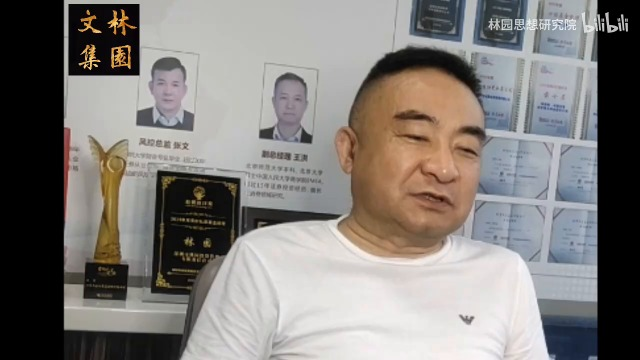
#> input picture tests/fixtures/scene_text_0916/100.jpg, 640 x 360 px; its folder holds only this picture in this run
$ python -i step1_split_screen.py   (imports and definitions only)
#> lines starting #> are read from the running program, lines starting #| are printed output that depends on the picture
"""分屏访谈侦测：在 input 阶段给出默认的 ``cover_crop``。

## 为什么要有这一步

Zoom / Riverside 录的远程访谈是左右分屏：一半是采访者，一半是我们要的主讲人。
封面选帧拿到的是整张分屏图，出来的封面上两个人各占一半，主讲人的脸小到看不清。
帕伯莱那条 ``NVD-m9seDe4`` 就是这么废掉 7 集封面的 —— 用户没传 ``--cover-crop``，
``cover-render`` 老老实实把整张分屏烧成了封面。

这一步只做一件事：**产出一个默认的 ``W:H:X:Y`` 字符串**，交给已有的
``--cover-crop`` 通路去消费。选帧、动态避让、安全区那几道闸门一行都不动。

## 判定不了就退 3，绝不默认取右半

「分屏但认不出哪半是主讲人」和「不是分屏」是两件完全不同的事：

* 不是分屏 → 返回 ``crop=None``，下游保持原有的整帧行为。
* 是分屏但认不出 → 调用方退 3。**不能**猜一个「反正被访者一般在右边」，
  猜错就是把采访者的脸配上主讲人的角标发出去，和硬出没有区别。

## 纯本地，不打外部 API

只用 opencv 随包分发的 haar 级联（``requirements.txt`` 里已经锁了
``opencv-python-headless<5``，封面选帧的人脸预筛用的是同一份）。不下模型文件、
不请求 SiliconFlow。
"""

from __future__ import annotations

import os
import subprocess

# ── 侦测参数（全部只在这里定义，不外露成 CLI / 环境变量）────────────────────
# 命名统一带 SPLIT_DETECT_ 前缀，和封面那边的阈值区分开：那些是出片闸门，
# 这些只决定「默认裁哪半」，两套互不影响。

SPLIT_DETECT_SAMPLE_FRAMES = 5           # 沿片长均匀抽几帧
SPLIT_DETECT_MIN_PAIRED_FRAMES = 4       # 其中至少几帧要是「左右各一张脸」
SPLIT_DETECT_MIN_FACES_PER_FRAME = 2     # 单帧算「双人」的最少人脸数
SPLIT_DETECT_MIN_CENTER_GAP_RATIO = 0.40  # 两张最大人脸的中心 x 距离 / 画宽
SPLIT_DETECT_MAX_CLUSTER_JITTER_RATIO = 0.05  # 人脸簇中心的帧间漂移 / 画宽
SPLIT_DETECT_CLUSTER_RADIUS_RATIO = 0.20  # 归簇半径 / 画宽，超出的脸不算入任一簇
SPLIT_DETECT_MIN_DOMINANCE_RATIO = 1.3   # 主讲人簇得分 / 另一簇，低于此算势均力敌
SPLIT_DETECT_HALF_MIN_RATIO = 0.40       # 主讲人簇中心落在 [0.40, 0.60] 画宽内
SPLIT_DETECT_HALF_MAX_RATIO = 0.60       # 说明分割线判错了，宁可退 3
SPLIT_DETECT_LETTERBOX_LUMA = 24         # 行灰度 98 分位低于此算黑边行
SPLIT_DETECT_LETTERBOX_PERCENTILE = 98   # 用分位而不是最大值：黑边上有零星噪点
SPLIT_DETECT_MAX_MARGIN_RATIO = 0.25     # 上下各裁掉的高度不超过画高的 1/4
SPLIT_DETECT_HAAR_SCALE_FACTOR = 1.1
SPLIT_DETECT_HAAR_MIN_NEIGHBORS = 5

_FFMPEG = os.environ.get("FFMPEG_BIN") or "ffmpeg"

_cascade = None
_cascade_loaded = False


class DetectorUnavailable(RuntimeError):
    """haar 级联加载不了 —— 侦测能力缺失，调用方必须退 3 而不是当成「非分屏」。"""


def _get_cascade():
    global _cascade, _cascade_loaded
    if _cascade_loaded:
        return _cascade
    _cascade_loaded = True
    try:
        import cv2
        path = cv2.data.haarcascades + "haarcascade_frontalface_default.xml"
        cascade = cv2.CascadeClassifier(path)
        if not cascade.empty():
            _cascade = cascade
    except (ImportError, AttributeError):
        pass
    return _cascade


# ── 单帧观测 ────────────────────────────────────────────────────────────────

def detect_faces(img_path: str) -> tuple[list, tuple] | None:
    """返回 ``([(x, y, w, h), ...], (W, H))``；图读不出来返回 ``None``。

    级联加载不了时抛 :class:`DetectorUnavailable` —— 这跟「这帧没脸」必须分开，
    前者是能力缺失，后者是观测结果。
    """
    cascade = _get_cascade()
    if cascade is None:
        raise DetectorUnavailable(
            "haar 级联不可用（缺 opencv-python-headless，或装了移除 "
            "CascadeClassifier 的 5.x）")
    import cv2
    img = cv2.imread(img_path)
    if img is None:
        return None
    h, w = img.shape[:2]
    if not h or not w:
        return None
    gray = cv2.equalizeHist(cv2.cvtColor(img, cv2.COLOR_BGR2GRAY))
    faces = cascade.detectMultiScale(
        gray, scaleFactor=SPLIT_DETECT_HAAR_SCALE_FACTOR,
        minNeighbors=SPLIT_DETECT_HAAR_MIN_NEIGHBORS)
    boxes = [(int(x), int(y), int(fw), int(fh)) for x, y, fw, fh in faces]
    return boxes, (int(w), int(h))


def letterbox_bars(img_path: str) -> tuple[int, int] | None:
    """量出上下黑边各多少行；图读不出来返回 ``None``。

    margin 取实测黑边高度，不写死数值：Zoom 的分屏画面上下留多少黑边取决于
    录制端的宫格布局，同一个平台不同场次都不一样。
    """
    try:
        import cv2
        import numpy as np
    except ImportError as e:
        raise DetectorUnavailable(f"黑边测量需要 opencv/numpy（{e}）") from e
    img = cv2.imread(img_path)
    if img is None:
        return None
    gray = cv2.cvtColor(img, cv2.COLOR_BGR2GRAY)
    if not gray.size:
        return None
    dark = np.percentile(gray, SPLIT_DETECT_LETTERBOX_PERCENTILE,
                         axis=1) <= SPLIT_DETECT_LETTERBOX_LUMA
    top = bottom = 0
    for is_dark in dark:
        if not is_dark:
            break
        top += 1
    for is_dark in dark[::-1]:
        if not is_dark:
            break
        bottom += 1
    # 全黑帧：上下会各自数满整帧，那不是黑边，是坏帧
    if top >= len(dark):
        return 0, 0
    return top, bottom


def observe(img_path: str) -> dict | None:
    """一帧的全部观测量，喂给 :func:`split_screen_verdict`。"""
    found = detect_faces(img_path)
#> in detect_faces, img is the input picture: shape (360, 640, 3); mean B, G, R 122.2, 125.5, 129.5
#> in detect_faces, `gray = cv2.equalizeHist(cv2.cvtColor(img, cv2.COLOR_BGR2GRAY))`:
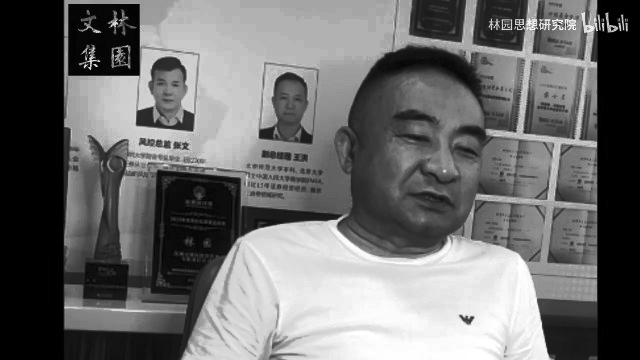
#> gray: shape (360, 640); min 0, max 255, mean 108.6
#> in detect_faces, `faces = cascade.detectMultiScale( gray, scaleFactor=SPLIT_DETECT_HAAR_..`: faces = [[150, 70, 38, 38], [270, 82, 43, 43], [356, 77, 161, 161]]
#> in detect_faces, `boxes = [(int(x), int(y), int(fw), int(fh)) for x, y, fw, fh in faces]`: boxes = [(150, 70, 38, 38), (270, 82, 43, 43), (356, 77, 161, 161)]
#> found = ([(150, 70, 38, 38), (270, 82, 43, 43), (356, 77, 161, 161)], (640, 360))
    if found is None:
        return None
    faces, size = found
#> faces has the same summary as boxes in detect_faces; size = (640, 360)
    return {"faces": faces, "size": size, "bars": letterbox_bars(img_path)}
#> in letterbox_bars, `gray = cv2.cvtColor(img, cv2.COLOR_BGR2GRAY)`:
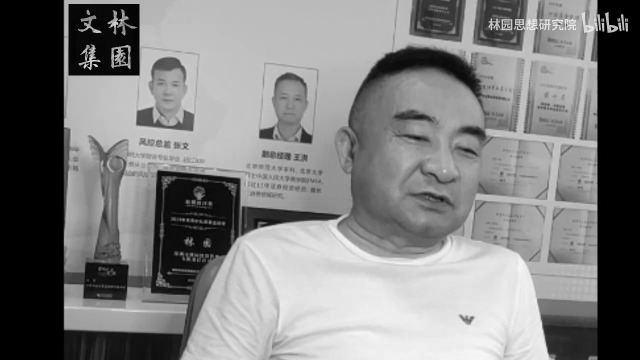
#> gray: shape (360, 640); min 0, max 249, mean 126.3
#> the loop in letterbox_bars, `for is_dark in dark:` made 1 pass
#> after the loop in letterbox_bars, `for is_dark in dark:`: top = 0
#> the loop in letterbox_bars, `for is_dark in dark[::-1]:` made 1 pass


# ── 判定（纯函数，不碰磁盘）─────────────────────────────────────────────────

def _center_x(face) -> float:
    x, _, w, _ = face
    return x + w / 2.0


def _area(face) -> int:
    _, _, w, h = face
    return w * h


# [14 lines left out: functions _widest_pair, _median, not called in this run]


def _not_split(detail: str, **checks) -> dict:
    return {"split_screen": False, "crop": None, "speaker_half": None,
            "detail": detail, "checks": checks}


def _indeterminate(detail: str, **checks) -> dict:
    return {"split_screen": True, "crop": None, "speaker_half": None,
            "detail": detail, "checks": checks}


# [182 lines left out: functions crop_string, safe_margin, split_screen_verdict, sample_times, _extract, detect_from_video, not called in this run]

>>> result = observe('../tests/fixtures/scene_text_0916/100.jpg')
#> result = {'faces': [(150, 70, 38, 38), (270, 82, 43, 43), (356, 77, 161, 161)], 'size': (640, 360), 'bars': (0, 0)}

$ run again, on tests/fixtures/scene_text_0916/220.jpg
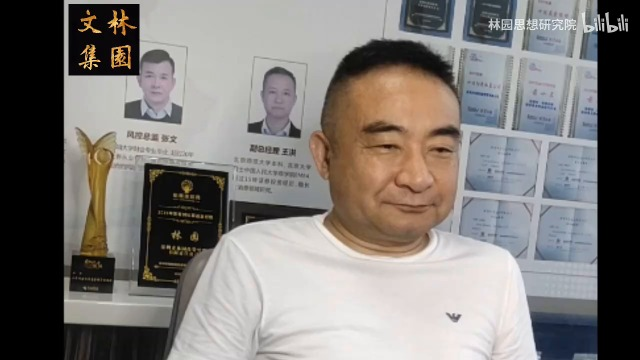
#> input picture tests/fixtures/scene_text_0916/220.jpg, 640 x 360 px
#> in detect_faces, img is the input picture: shape (360, 640, 3); mean B, G, R 119.7, 122.7, 126.7
#> in detect_faces, `gray = cv2.equalizeHist(cv2.cvtColor(img, cv2.COLOR_BGR2GRAY))`:
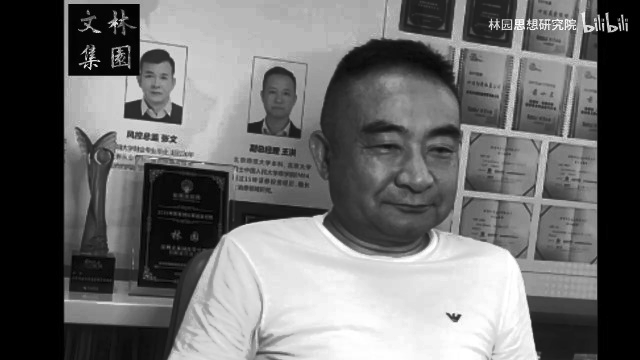
#> gray: shape (360, 640); min 0, max 255, mean 108.5
#> in detect_faces, `faces = cascade.detectMultiScale( gray, scaleFactor=SPLIT_DETECT_HAAR_..`: faces = [[138, 62, 38, 38], [260, 77, 40, 40], [340, 92, 144, 144]]
#> boxes = [(138, 62, 38, 38), (260, 77, 40, 40), (340, 92, 144, 144)]
#> found = ([(138, 62, 38, 38), (260, 77, 40, 40), (340, 92, 144, 144)], (640, 360))
#> in observe, `faces, size = found`: faces has the same summary as boxes in detect_faces; size = (640, 360)
#> in letterbox_bars, `gray = cv2.cvtColor(img, cv2.COLOR_BGR2GRAY)`:
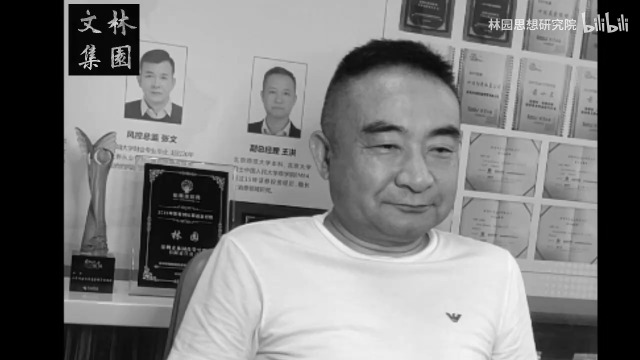
#> gray: shape (360, 640); min 0, max 251, mean 123.6
#> the loop in letterbox_bars, `for is_dark in dark:` made 1 pass
#> after the loop in letterbox_bars, `for is_dark in dark:`: top = 0
#> the loop in letterbox_bars, `for is_dark in dark[::-1]:` made 1 pass
#> result = {'faces': [(138, 62, 38, 38), (260, 77, 40, 40), (340, 92, 144, 144)], 'size': (640, 360), 'bars': (0, 0)}
